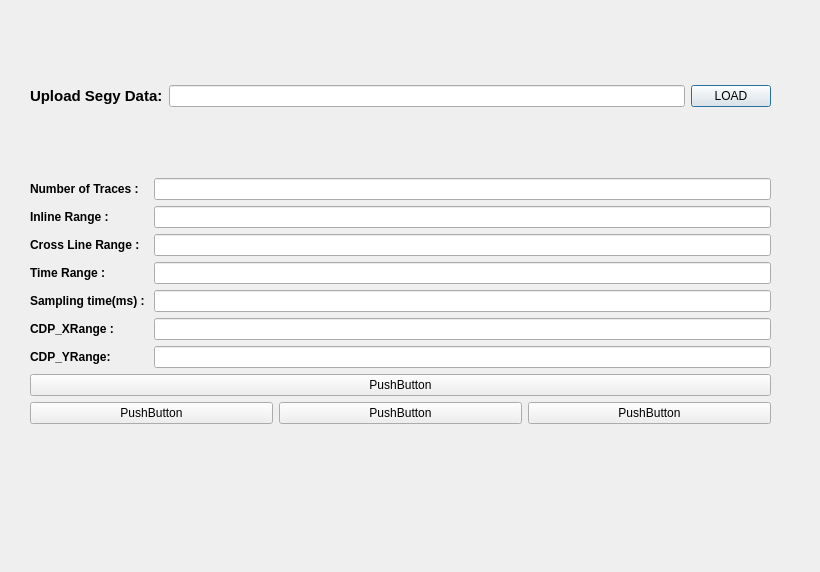
<?xml version="1.0" encoding="UTF-8"?>
<ui version="4.0">
 <class>Dialog</class>
 <widget class="QDialog" name="Dialog">
  <property name="geometry">
   <rect>
    <x>0</x>
    <y>0</y>
    <width>820</width>
    <height>572</height>
   </rect>
  </property>
  <property name="windowTitle">
   <string>Dialog</string>
  </property>
  <widget class="QWidget" name="">
   <property name="geometry">
    <rect>
     <x>30</x>
     <y>20</y>
     <width>741</width>
     <height>471</height>
    </rect>
   </property>
   <layout class="QVBoxLayout" name="verticalLayout_2">
    <item>
     <layout class="QHBoxLayout" name="horizontalLayout_4">
      <item>
       <widget class="QLabel" name="label_10">
        <property name="font">
         <font>
          <pointsize>11</pointsize>
          <weight>75</weight>
          <bold>true</bold>
         </font>
        </property>
        <property name="text">
         <string>Upload Segy Data:</string>
        </property>
       </widget>
      </item>
      <item>
       <widget class="QLineEdit" name="lineEdit_10"/>
      </item>
      <item>
       <widget class="QPushButton" name="pushButton_4">
        <property name="text">
         <string>LOAD</string>
        </property>
       </widget>
      </item>
     </layout>
    </item>
    <item>
     <layout class="QVBoxLayout" name="verticalLayout">
      <item>
       <layout class="QHBoxLayout" name="horizontalLayout_5">
        <item>
         <layout class="QVBoxLayout" name="verticalLayout_6">
          <item>
           <widget class="QLabel" name="label_17">
            <property name="font">
             <font>
              <weight>75</weight>
              <bold>true</bold>
             </font>
            </property>
            <property name="text">
             <string>Number of Traces :  </string>
            </property>
           </widget>
          </item>
          <item>
           <widget class="QLabel" name="label_18">
            <property name="font">
             <font>
              <weight>75</weight>
              <bold>true</bold>
             </font>
            </property>
            <property name="text">
             <string>Inline Range : </string>
            </property>
           </widget>
          </item>
          <item>
           <widget class="QLabel" name="label_19">
            <property name="font">
             <font>
              <weight>75</weight>
              <bold>true</bold>
             </font>
            </property>
            <property name="text">
             <string>Cross Line Range : </string>
            </property>
           </widget>
          </item>
          <item>
           <widget class="QLabel" name="label_20">
            <property name="font">
             <font>
              <weight>75</weight>
              <bold>true</bold>
             </font>
            </property>
            <property name="text">
             <string>Time Range : </string>
            </property>
           </widget>
          </item>
          <item>
           <widget class="QLabel" name="label_21">
            <property name="font">
             <font>
              <weight>75</weight>
              <bold>true</bold>
             </font>
            </property>
            <property name="text">
             <string>Sampling time(ms) : </string>
            </property>
           </widget>
          </item>
          <item>
           <widget class="QLabel" name="label_22">
            <property name="font">
             <font>
              <weight>75</weight>
              <bold>true</bold>
             </font>
            </property>
            <property name="text">
             <string>CDP_XRange : </string>
            </property>
           </widget>
          </item>
          <item>
           <widget class="QLabel" name="label_23">
            <property name="font">
             <font>
              <weight>75</weight>
              <bold>true</bold>
             </font>
            </property>
            <property name="text">
             <string>CDP_YRange:</string>
            </property>
           </widget>
          </item>
         </layout>
        </item>
        <item>
         <layout class="QVBoxLayout" name="verticalLayout_7">
          <item>
           <widget class="QLineEdit" name="lineEdit_17"/>
          </item>
          <item>
           <widget class="QLineEdit" name="lineEdit_18"/>
          </item>
          <item>
           <widget class="QLineEdit" name="lineEdit_19"/>
          </item>
          <item>
           <widget class="QLineEdit" name="lineEdit_20"/>
          </item>
          <item>
           <widget class="QLineEdit" name="lineEdit_21"/>
          </item>
          <item>
           <widget class="QLineEdit" name="lineEdit_22"/>
          </item>
          <item>
           <widget class="QLineEdit" name="lineEdit_23"/>
          </item>
         </layout>
        </item>
       </layout>
      </item>
      <item>
       <layout class="QGridLayout" name="gridLayout_2">
        <item row="2" column="1">
         <widget class="QPushButton" name="pushButton_6">
          <property name="text">
           <string>PushButton</string>
          </property>
         </widget>
        </item>
        <item row="2" column="2">
         <widget class="QPushButton" name="pushButton_7">
          <property name="text">
           <string>PushButton</string>
          </property>
         </widget>
        </item>
        <item row="2" column="0">
         <widget class="QPushButton" name="pushButton_8">
          <property name="text">
           <string>PushButton</string>
          </property>
         </widget>
        </item>
        <item row="0" column="0" colspan="3">
         <widget class="QPushButton" name="pushButton_9">
          <property name="text">
           <string>PushButton</string>
          </property>
         </widget>
        </item>
       </layout>
      </item>
     </layout>
    </item>
   </layout>
  </widget>
 </widget>
 <resources/>
 <connections/>
</ui>
